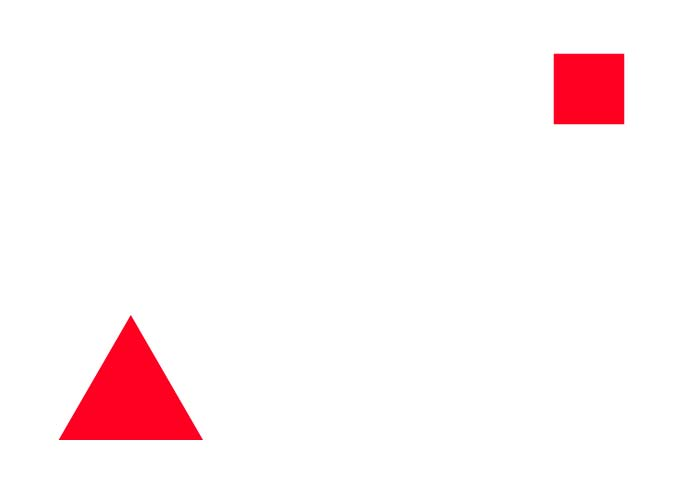
#> input picture test.jpg, 700 x 500 px
$ python object.py
#> lines starting #> are read from the running program, lines starting #| are printed output that depends on the picture; after the words box and inside, x2 and y2 are one past the last pixel; in counts of white or black regions, pixels touching at a corner belong together
import numpy as np
import cv2
import math

img = cv2.imread("test.jpg")
#> img is the input picture: shape (500, 700, 3); mean B, G, R 246.1, 244.8, 254.8

color_hsv = cv2.cvtColor(img, cv2.COLOR_BGR2HSV)
#> color_hsv: shape (500, 700, 3); mean H, S, V 9.1, 10.2, 254.9

red_1 = np.array([155,25,0])
red_2 = np.array([179,255,255])

mask = cv2.inRange(color_hsv, red_1, red_2)
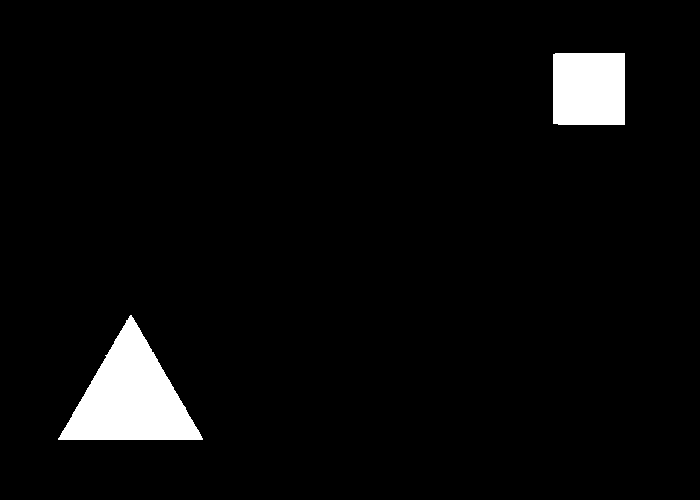
#> mask: shape (500, 700); 4.1% white; 2 white regions

c, h = cv2.findContours(mask, cv2.RETR_EXTERNAL,cv2.CHAIN_APPROX_SIMPLE)
#> c = 2 contours; box (x1, y1, x2, y2) and area: (58, 315, 203, 440) 9042, (553, 53, 625, 125) 5035; h = [[1, -1, -1, -1], [-1, 0, -1, -1]]

coord = []

for i in c:
    x1, y1, x2, y2 = cv2.boundingRect(i)
    cv2.rectangle(img, (x1, y1), (x1+x2, y1+y2), (255,0,0), 2)

    cc = x1, y1, x2, y2

    coord.append(cc)

    center_f = (int(x1 + x2/2), int(y1+y2/2))

    center = cv2.circle(img,  center_f, 3, (255, 0, 0), 2)
#> this loop made 2 passes
#> (x1, y1, x2, y2, center_f) on passes 1 to 2: (58, 315, 145, 125, (130, 377)), (553, 53, 72, 72, (589, 89))
#> pass 2, `center = cv2.circle(img,  center_f, 3, (255, 0, 0), 2)`:
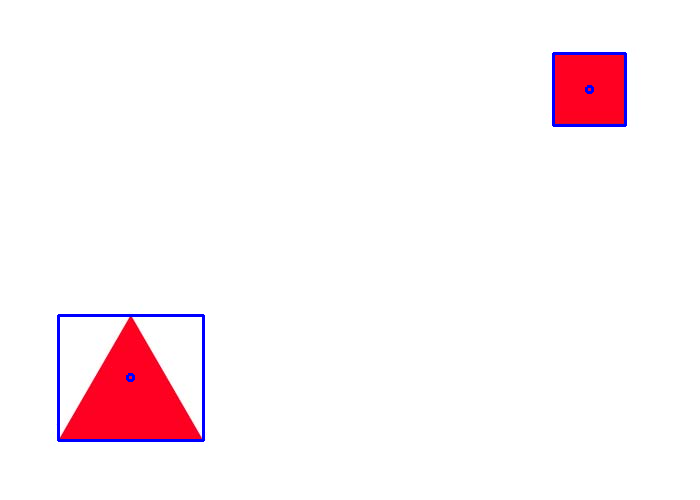
#> center: shape (500, 700, 3); mean B, G, R 246.4, 243.3, 253
#> after the loop, coord = [(58, 315, 145, 125), (553, 53, 72, 72)]

x_1, y_1 = (int(coord[0][0]+coord[0][2]/2), int(coord[0][1]+coord[0][3]/2))
#> x_1 = 130; y_1 = 377
x_2, y_2 = (int(coord[1][0]+coord[1][2]/2), int(coord[1][1]+coord[1][3]/2))
#> x_2 = 589; y_2 = 89

d  = cv2.line(img, (x_1, y_1), (x_2, y_2), (0,255,0), 2)


print(x_1, y_1)
#| 130 377
print(x_2, y_2)
#| 589 89


distance = math.sqrt(((x_1-x_2)**2)+((y_1-y_2)**2))
#> distance = 541.9


result = "Distance: {0:.2f}".format(distance)
#> result = 'Distance: 541.87'

font = cv2.FONT_HERSHEY_SIMPLEX
#> font = 0
cv2.putText(img, result, (15,28) , font, 1, (0, 255, 0), 2, cv2.LINE_AA)
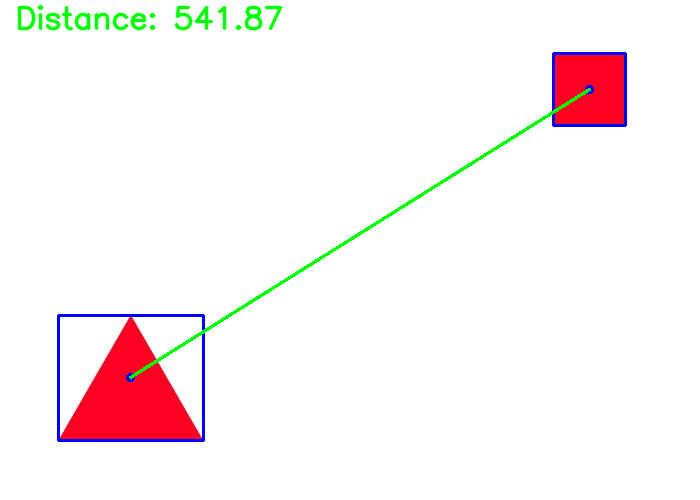
#> img: shape (500, 700, 3); mean B, G, R 243.8, 243.5, 250.2


cv2.imshow("image", img)


cv2.waitKey(0)
cv2.destroyAllWindows()
